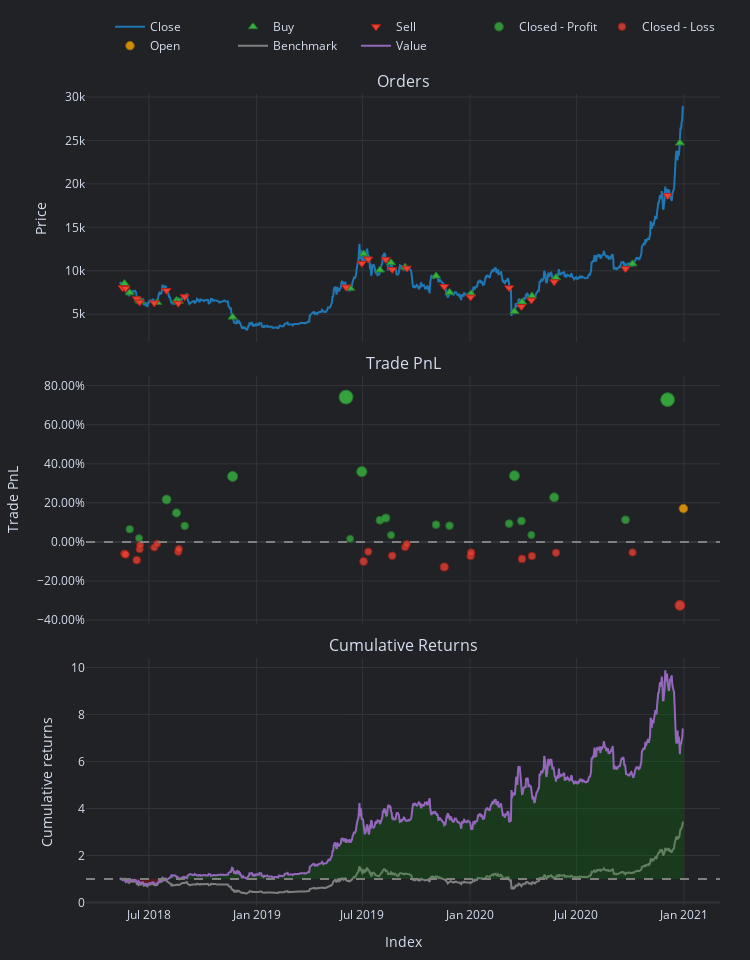

Here is the notebook cell this chart was saved with:
### Markdown cell above
Check out how the regime changed from pre 2021 and post 2021

### Code cell
pf['2018':'2020'].plot().show()

### Figure 1 — Plotly figure (JSON) as saved in the notebook; plotly's stock layout.template omitted (floating-point values rounded to 4 significant figures; data arrays with more than 128 entries replaced by an {"elided": "..."} marker saying what was removed)
{"data": [{"legendgroup": "0", "line": {"color": "#1f77b4"}, "mode": "lines", "name": "Close", "showlegend": true, "type": "scatter", "uid": "fbec2d17-8654-42fd-9f06-814060750cd8", "x": {"elided": "965 str values"}, "xaxis": "x", "y": {"elided": "965 float values"}, "yaxis": "y"}, {"customdata": {"elided": "22x9 mixed values"}, "hovertemplate": "<br>Order Id: %{customdata[0]}\n<br>Signal Index: %{customdata[1]}\n<br>Creation Index: %{customdata[2]}\n<br>Fill Index: %{customdata[3]}\n<br>Size: %{customdata[4]:,}\n<br>Price: %{customdata[5]:,}\n<br>Fees: %{customdata[6]:,}\n<br>Type: %{customdata[7]}\n<br>Stop Type: %{customdata[8]}", "marker": {"color": "#37B13F", "line": {"color": "rgb(38,123,44)", "width": 1}, "size": 8, "symbol": "triangle-up"}, "mode": "markers", "name": "Buy", "type": "scatter", "uid": "f8262005-eea7-4f76-874a-9734e9e0d254", "x": ["2018-05-20T00:00:00+00:00", "2018-05-29T00:00:00+00:00", "2018-06-14T00:00:00+00:00", "2018-06-16T00:00:00+00:00", "2018-07-15T00:00:00+00:00", "2018-08-17T00:00:00+00:00", "2018-08-21T00:00:00+00:00", "2018-11-21T00:00:00+00:00", "2019-06-10T00:00:00+00:00", "2019-07-03T00:00:00+00:00", "2019-07-31T00:00:00+00:00", "2019-08-19T00:00:00+00:00", "2019-09-12T00:00:00+00:00", "2019-11-04T00:00:00+00:00", "2019-11-27T00:00:00+00:00", "2020-01-03T00:00:00+00:00", "2020-03-17T00:00:00+00:00", "2020-03-30T00:00:00+00:00", "2020-04-16T00:00:00+00:00", "2020-05-27T00:00:00+00:00", "2020-10-05T00:00:00+00:00", "2020-12-25T00:00:00+00:00"], "xaxis": "x", "y": [8527.0, 7461.0, 6636.0, 6484.0, 6353.0, 6584.0, 6480, 4661.0, 7983.0, 11940, 10080.0, 10920.0, 10420.0, 9393.0, 7509.0, 7345.0, 5313.0, 6394.0, 7102.0, 9204.0, 10790.0, 24710.0], "yaxis": "y"}, {"customdata": {"elided": "22x9 mixed values"}, "hovertemplate": "<br>Order Id: %{customdata[0]}\n<br>Signal Index: %{customdata[1]}\n<br>Creation Index: %{customdata[2]}\n<br>Fill Index: %{customdata[3]}\n<br>Size: %{customdata[4]:,}\n<br>Price: %{customdata[5]:,}\n<br>Fees: %{customdata[6]:,}\n<br>Type: %{customdata[7]}\n<br>Stop Type: %{customdata[8]}", "marker": {"color": "#EA4335", "line": {"color": "rgb(181,31,18)", "width": 1}, "size": 8, "symbol": "triangle-down"}, "mode": "markers", "name": "Sell", "type": "scatter", "uid": "898ae165-597a-44a4-9f13-9fc3d5658cb0", "x": ["2018-05-17T00:00:00+00:00", "2018-05-22T00:00:00+00:00", "2018-06-10T00:00:00+00:00", "2018-06-15T00:00:00+00:00", "2018-07-10T00:00:00+00:00", "2018-07-31T00:00:00+00:00", "2018-08-20T00:00:00+00:00", "2018-08-31T00:00:00+00:00", "2019-06-03T00:00:00+00:00", "2019-06-30T00:00:00+00:00", "2019-07-11T00:00:00+00:00", "2019-08-10T00:00:00+00:00", "2019-08-21T00:00:00+00:00", "2019-09-15T00:00:00+00:00", "2019-11-18T00:00:00+00:00", "2020-01-02T00:00:00+00:00", "2020-03-08T00:00:00+00:00", "2020-03-29T00:00:00+00:00", "2020-04-15T00:00:00+00:00", "2020-05-24T00:00:00+00:00", "2020-09-23T00:00:00+00:00", "2020-12-04T00:00:00+00:00"], "xaxis": "x", "y": [8041.0, 7977.0, 6765.0, 6389.0, 6297.0, 7731.0, 6255.0, 7011.0, 8116.0, 10850.0, 11340.0, 11310.0, 10140.0, 10300.0, 8187.0, 6966.0, 8033.0, 5881.0, 6621.0, 8720.0, 10240.0, 18650.0], "yaxis": "y"}, {"customdata": [["2", "2", "2018-05-29 00:00:00+00:00", 5.684, 0.06466], ["4", "4", "2018-06-14 00:00:00+00:00", 1.618, 0.01907], ["9", "9", "2018-07-31 00:00:00+00:00", 17.12, 0.2169], ["10", "10", "2018-08-17 00:00:00+00:00", 14.24, 0.1483], ["13", "13", "2018-08-31 00:00:00+00:00", 8.28, 0.08198], ["14", "14", "2018-11-21 00:00:00+00:00", 36.63, 0.3352], ["15", "15", "2019-06-03 00:00:00+00:00", 108.2, 0.7412], ["16", "16", "2019-06-10 00:00:00+00:00", 4.166, 0.0164], ["17", "17", "2019-06-30 00:00:00+00:00", 92.89, 0.3597], ["20", "20", "2019-07-31 00:00:00+00:00", 33.41, 0.1113], ["21", "21", "2019-08-10 00:00:00+00:00", 40.67, 0.1219], ["22", "22", "2019-08-19 00:00:00+00:00", 13.03, 0.03482], ["26", "26", "2019-11-04 00:00:00+00:00", 30.55, 0.0882], ["28", "28", "2019-11-27 00:00:00+00:00", 27.24, 0.08289], ["31", "31", "2020-03-08 00:00:00+00:00", 29.25, 0.09372], ["32", "32", "2020-03-17 00:00:00+00:00", 115.6, 0.3387], ["33", "33", "2020-03-29 00:00:00+00:00", 48.92, 0.1071], ["35", "35", "2020-04-15 00:00:00+00:00", 16.38, 0.03548], ["37", "37", "2020-05-24 00:00:00+00:00", 101.1, 0.2279], ["39", "39", "2020-09-23 00:00:00+00:00", 57.96, 0.1127], ["41", "41", "2020-12-04 00:00:00+00:00", 394.3, 0.7281]], "hovertemplate": "<br>Exit Trade Id: %{customdata[0]}\n<br>Position Id: %{customdata[1]}\n<br>Exit Index: %{customdata[2]}\n<br>PnL: %{customdata[3]:,}\n<br>Return: %{customdata[4]:,%}", "marker": {"color": "#37B13F", "line": {"color": "rgb(38,123,44)", "width": 1}, "opacity": [0.7614, 0.7521, 0.7926, 0.7786, 0.765, 0.8168, 0.9, 0.7515, 0.8219, 0.771, 0.7731, 0.7553, 0.7662, 0.7652, 0.7674, 0.8175, 0.7701, 0.7554, 0.7949, 0.7713, 0.8973], "size": [7.533, 7.097, 8.988, 8.332, 7.698, 10.12, 14, 7.072, 10.35, 7.979, 8.08, 7.248, 7.758, 7.707, 7.811, 10.15, 7.938, 7.254, 9.093, 7.992, 13.88], "symbol": "circle"}, "mode": "markers", "name": "Closed - Profit", "type": "scatter", "uid": "44ded39a-1895-424f-9173-3200c0c67f9f", "x": ["2018-05-29T00:00:00+00:00", "2018-06-14T00:00:00+00:00", "2018-07-31T00:00:00+00:00", "2018-08-17T00:00:00+00:00", "2018-08-31T00:00:00+00:00", "2018-11-21T00:00:00+00:00", "2019-06-03T00:00:00+00:00", "2019-06-10T00:00:00+00:00", "2019-06-30T00:00:00+00:00", "2019-07-31T00:00:00+00:00", "2019-08-10T00:00:00+00:00", "2019-08-19T00:00:00+00:00", "2019-11-04T00:00:00+00:00", "2019-11-27T00:00:00+00:00", "2020-03-08T00:00:00+00:00", "2020-03-17T00:00:00+00:00", "2020-03-29T00:00:00+00:00", "2020-04-15T00:00:00+00:00", "2020-05-24T00:00:00+00:00", "2020-09-23T00:00:00+00:00", "2020-12-04T00:00:00+00:00"], "xaxis": "x2", "y": [0.06466, 0.01907, 0.2169, 0.1483, 0.08198, 0.3352, 0.7412, 0.0164, 0.3597, 0.1113, 0.1219, 0.03482, 0.0882, 0.08289, 0.09372, 0.3387, 0.1071, 0.03548, 0.2279, 0.1127, 0.7281], "yaxis": "y2"}, {"customdata": [["0", "0", "2018-05-20 00:00:00+00:00", -6.038, -0.06038], ["1", "1", "2018-05-22 00:00:00+00:00", -6.059, -0.06449], ["3", "3", "2018-06-10 00:00:00+00:00", -8.734, -0.09332], ["5", "5", "2018-06-15 00:00:00+00:00", -3.22, -0.03723], ["6", "6", "2018-06-16 00:00:00+00:00", -1.239, -0.01488], ["7", "7", "2018-07-10 00:00:00+00:00", -2.366, -0.02885], ["8", "8", "2018-07-15 00:00:00+00:00", -0.7096, -0.008909], ["11", "11", "2018-08-20 00:00:00+00:00", -5.522, -0.05006], ["12", "12", "2018-08-21 00:00:00+00:00", -3.772, -0.036], ["18", "18", "2019-07-03 00:00:00+00:00", -35.13, -0.1], ["19", "19", "2019-07-11 00:00:00+00:00", -15.8, -0.05001], ["23", "23", "2019-08-21 00:00:00+00:00", -27.43, -0.07081], ["24", "24", "2019-09-12 00:00:00+00:00", -9.667, -0.02686], ["25", "25", "2019-09-15 00:00:00+00:00", -3.8, -0.01085], ["27", "27", "2019-11-18 00:00:00+00:00", -48.41, -0.1284], ["29", "29", "2020-01-02 00:00:00+00:00", -25.72, -0.07229], ["30", "30", "2020-01-03 00:00:00+00:00", -17.97, -0.05445], ["34", "34", "2020-03-30 00:00:00+00:00", -44.12, -0.08722], ["36", "36", "2020-04-16 00:00:00+00:00", -34.71, -0.0726], ["38", "38", "2020-05-27 00:00:00+00:00", -30.2, -0.05547], ["40", "40", "2020-10-05 00:00:00+00:00", -30.77, -0.05378], ["42", "42", "2020-12-25 00:00:00+00:00", -304.1, -0.325]], "hovertemplate": "<br>Exit Trade Id: %{customdata[0]}\n<br>Position Id: %{customdata[1]}\n<br>Exit Index: %{customdata[2]}\n<br>PnL: %{customdata[3]:,}\n<br>Return: %{customdata[4]:,%}", "marker": {"color": "#EA4335", "line": {"color": "rgb(181,31,18)", "width": 1}, "opacity": [0.7605, 0.7614, 0.7673, 0.7558, 0.7512, 0.7541, 0.75, 0.7584, 0.7555, 0.7687, 0.7584, 0.7627, 0.7537, 0.7504, 0.7745, 0.763, 0.7593, 0.766, 0.763, 0.7595, 0.7592, 0.8148], "size": [7.492, 7.531, 7.807, 7.271, 7.057, 7.191, 7, 7.393, 7.259, 7.871, 7.393, 7.592, 7.172, 7.019, 8.142, 7.606, 7.435, 7.749, 7.609, 7.445, 7.429, 10.02], "symbol": "circle"}, "mode": "markers", "name": "Closed - Loss", "type": "scatter", "uid": "e1784f45-c5e4-4dc8-a065-0eee69f5b3ca", "x": ["2018-05-20T00:00:00+00:00", "2018-05-22T00:00:00+00:00", "2018-06-10T00:00:00+00:00", "2018-06-15T00:00:00+00:00", "2018-06-16T00:00:00+00:00", "2018-07-10T00:00:00+00:00", "2018-07-15T00:00:00+00:00", "2018-08-20T00:00:00+00:00", "2018-08-21T00:00:00+00:00", "2019-07-03T00:00:00+00:00", "2019-07-11T00:00:00+00:00", "2019-08-21T00:00:00+00:00", "2019-09-12T00:00:00+00:00", "2019-09-15T00:00:00+00:00", "2019-11-18T00:00:00+00:00", "2020-01-02T00:00:00+00:00", "2020-01-03T00:00:00+00:00", "2020-03-30T00:00:00+00:00", "2020-04-16T00:00:00+00:00", "2020-05-27T00:00:00+00:00", "2020-10-05T00:00:00+00:00", "2020-12-25T00:00:00+00:00"], "xaxis": "x2", "y": [-0.06038, -0.06449, -0.09332, -0.03723, -0.01488, -0.02885, -0.008909, -0.05006, -0.036, -0.1, -0.05001, -0.07081, -0.02686, -0.01085, -0.1284, -0.07229, -0.05445, -0.08722, -0.0726, -0.05547, -0.05378, -0.325], "yaxis": "y2"}, {"customdata": [["43", "43", "2020-12-31 00:00:00+00:00", 107.6, 0.1704]], "hovertemplate": "<br>Exit Trade Id: %{customdata[0]}\n<br>Position Id: %{customdata[1]}\n<br>Exit Index: %{customdata[2]}\n<br>PnL: %{customdata[3]:,}\n<br>Return: %{customdata[4]:,%}", "marker": {"color": "#FFAA00", "line": {"color": "rgb(178,118,0)", "width": 1}, "opacity": [0.7831], "size": [8.544], "symbol": "circle"}, "mode": "markers", "name": "Open", "type": "scatter", "uid": "32ab2366-4c82-446c-98e0-9fbe8796e674", "x": ["2020-12-31T00:00:00+00:00"], "xaxis": "x2", "y": [0.1704], "yaxis": "y2"}, {"legendgroup": "1", "line": {"color": "#7f7f7f"}, "mode": "lines", "name": "Benchmark", "showlegend": true, "type": "scatter", "uid": "28ea80a2-a990-4643-abca-e56f82041925", "x": {"elided": "965 str values"}, "xaxis": "x3", "y": {"elided": "965 float values"}, "yaxis": "y3"}, {"hoverinfo": "skip", "line": {"color": "rgba(0, 0, 0, 0)", "width": 0}, "mode": "lines", "opacity": 0, "showlegend": false, "type": "scatter", "uid": "53a578f0-9b01-4317-8d15-a4ff5513d2d9", "x": {"elided": "965 str values"}, "xaxis": "x3", "y": {"elided": "965 int values"}, "yaxis": "y3"}, {"connectgaps": false, "fill": "tonexty", "fillcolor": "rgba(0, 128, 0, 0.25)", "hoverinfo": "skip", "line": {"color": "rgba(0, 0, 0, 0)", "width": 0}, "mode": "lines", "opacity": 0, "showlegend": false, "type": "scatter", "uid": "9b01da27-92a2-4a64-a2dc-ee36c6214af2", "x": {"elided": "965 str values"}, "xaxis": "x3", "y": {"elided": "965 float values"}, "yaxis": "y3"}, {"hoverinfo": "skip", "line": {"color": "rgba(0, 0, 0, 0)", "width": 0}, "mode": "lines", "opacity": 0, "showlegend": false, "type": "scatter", "uid": "4da43019-02e0-4cc4-a001-e89fafd84f68", "x": {"elided": "965 str values"}, "xaxis": "x3", "y": {"elided": "965 int values"}, "yaxis": "y3"}, {"connectgaps": false, "fill": "tonexty", "fillcolor": "rgba(255, 0, 0, 0.25)", "hoverinfo": "skip", "line": {"color": "rgba(0, 0, 0, 0)", "width": 0}, "mode": "lines", "opacity": 0, "showlegend": false, "type": "scatter", "uid": "9f490c08-e919-4750-a398-18f53ad5fe56", "x": {"elided": "965 str values"}, "xaxis": "x3", "y": {"elided": "965 float values"}, "yaxis": "y3"}, {"legendgroup": "2", "line": {"color": "#9467bd"}, "mode": "lines", "name": "Value", "showlegend": true, "type": "scatter", "uid": "5d61cb07-0aa0-4f09-9c3b-ab2587c69c27", "x": {"elided": "965 str values"}, "xaxis": "x3", "y": {"elided": "965 float values"}, "yaxis": "y3"}, {"hoverinfo": "skip", "line": {"color": "rgba(0, 0, 0, 0)", "width": 0}, "mode": "lines", "opacity": 0, "showlegend": false, "type": "scatter", "uid": "8b89bfdd-7ac5-47c1-a0e6-c4156610fad6", "x": {"elided": "965 str values"}, "xaxis": "x3", "y": {"elided": "965 int values"}, "yaxis": "y3"}], "layout": {"annotations": [{"font": {"size": 16}, "showarrow": false, "text": "Orders", "x": 0.5, "xanchor": "center", "xref": "paper", "y": 1, "yanchor": "bottom", "yref": "paper"}, {"font": {"size": 16}, "showarrow": false, "text": "Trade PnL", "x": 0.5, "xanchor": "center", "xref": "paper", "y": 0.6528, "yanchor": "bottom", "yref": "paper"}, {"font": {"size": 16}, "showarrow": false, "text": "Cumulative Returns", "x": 0.5, "xanchor": "center", "xref": "paper", "y": 0.3056, "yanchor": "bottom", "yref": "paper"}], "height": 960, "legend": {"orientation": "h", "traceorder": "normal", "x": 1, "xanchor": "right", "y": 1.042, "yanchor": "bottom"}, "margin": {"b": 30, "l": 30, "r": 30, "t": 30}, "shapes": [{"line": {"color": "gray", "dash": "dash"}, "type": "line", "x0": 0, "x1": 1, "xref": "paper", "y0": 0, "y1": 0, "yref": "y2"}, {"line": {"color": "gray", "dash": "dash"}, "type": "line", "x0": 0, "x1": 1, "xref": "paper", "y0": 1, "y1": 1, "yref": "y3"}], "showlegend": true, "width": 750, "xaxis": {"anchor": "y", "domain": [0, 1], "matches": "x3", "showticklabels": false}, "xaxis2": {"anchor": "y2", "domain": [0, 1], "matches": "x3", "showticklabels": false}, "xaxis3": {"anchor": "y3", "domain": [0, 1], "title": {"text": "Index"}}, "yaxis": {"anchor": "x", "domain": [0.6944, 1], "title": {"text": "Price"}}, "yaxis2": {"anchor": "x2", "domain": [0.3472, 0.6528], "tickformat": ".2%", "title": {"text": "Trade PnL"}}, "yaxis3": {"anchor": "x3", "domain": [0, 0.3056], "title": {"text": "Cumulative returns"}}}}
